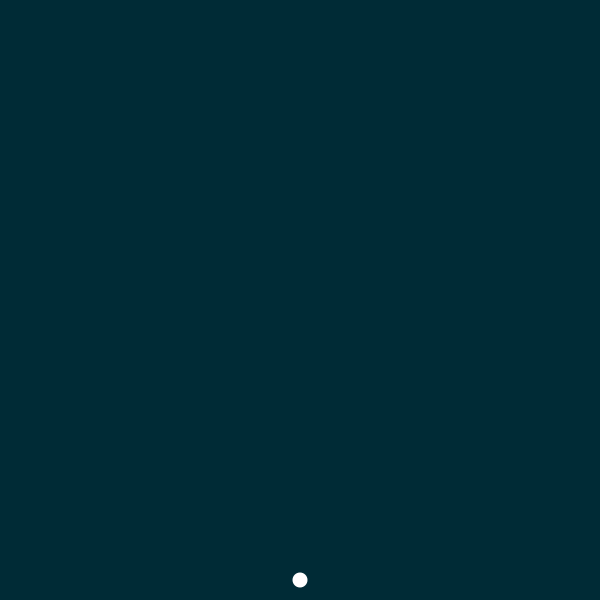
Frame 1 (no input)
Frame 60 (the mouse pressed at the canvas centre just before this capture): identical to frame 1, image omitted
Frame 120 (the mouse held since frame 60 and released just before this capture): identical to frame 1, image omitted

The Processing sketch that drew this single still picture (run headless with seeded random() and noise(); from frame 60 on, the mouse is pressed at the canvas centre):

// Processing sketch: gwtree
// ── gwtree.pde
int maxGen = 5;
int terminalNodes = 0;
int currIdTot = 0;
int currIdGen = 0;
int currGen = 0;
int outerLoop = 0;
int innerLoop = 0;
ArrayList<GalWat> tree;

void setup () {
  size(600, 600);
  tree = new ArrayList<GalWat> ();
  GenerateTree();
}

void draw () {
  background(0, 43, 54);
  for (GalWat node : tree) {
    node.DisplayNode(outerLoop);
    node.DisplayEdge(outerLoop, innerLoop);
  }
  innerLoop++;
  if (innerLoop == 60) {
    outerLoop++;
    if (outerLoop == currGen + 5) {
      ResetTree();
      outerLoop = 0;
    }
    innerLoop = 0;
  }
}

class GalWat {
  int idT, idG;
  int gen;
  int father;
  float x, y;
  boolean termina;
  int idTerm;

  GalWat (int genin, int idTin, int idGin, int fatherin) {
    gen = genin;
    idT = idTin;
    idG = idGin;
    father = fatherin;
  }

  void setTermina () {
    termina = true;
    idTerm = 0;
    for (int i = tree.size() - 1; i > 0; i--) {
      GalWat other = tree.get(i);
      if (other.father == idT) { termina = false; break; }
    }
  }

  void setTerminalId () {
    for (int i = idT+2; i < tree.size(); i++) {
      GalWat other = tree.get(i);
      if (termina & other.termina & (idT != other.idT)) {
        GalWat vnode = tree.get(i);
        GalWat vnode2 = tree.get(idT+1);
        int gen1 = gen;
        int gen2 = other.gen;
        while (gen1 != gen2) {
          if (gen1 < gen2) {
             vnode = tree.get(vnode.father + 1);
          } else {
             vnode2 = tree.get(vnode.father + 1);
          }
          gen1 = vnode2.gen;
          gen2 = vnode.gen;
        }
        if (vnode.idG < vnode2.idG) {idTerm++;} else {other.idTerm++;}
      }
    }
  }

  void setXY (int GG, int nT) {
    if (termina) {
      y = 20 + 560 * float(idTerm + 1) / float(nT + 1);
    } else {
      y = 0;
      int count = 0;
      for (int i = tree.size() - 1; i > 0; i--) {
        GalWat other = tree.get(i);
        if (idT == other.father) {
          y += other.y;
          count++;
        }
      }
      y *= 1/float(count);
    }
    x = 20 + 560 * float(gen + 1) / float(GG + 1);
  }

  void DisplayNode (int currIter) {
    if (gen <= currIter) {
      noStroke();
      fill(255);
      ellipse(x, y, 15, 15);
    }
  }

  void DisplayEdge (int currIter, int currFrame) {
    if ( gen <= currIter & gen > 0 ) {
      stroke(255);
      GalWat node = tree.get(father + 1);
      line(node.x, node.y, x, y);
    } else if (gen == currIter + 1) {
      float tt = float(currFrame) / 60;
      GalWat node = tree.get(father + 1);
      float dx = x * tt + node.x * (1 - tt);
      float dy = y * tt + node.y * (1 - tt);
      stroke(255);
      line(node.x, node.y, dx, dy);
    }
  }
}

void GenerateTree () {
  tree.add(new GalWat(currGen, currIdTot, currIdGen, -1));
  currIdTot = 1;
  for (int i = 0; i < maxGen; i++) {
    currIdGen = 0;
    int genTot = 0;
    for (int j = 1; j < tree.size(); j++) {
      GalWat node = tree.get(j);
      if (node.gen == currGen) {
        int desc = rpois(1.5);
        if (desc == 0) { terminalNodes++; }
        for (int k = 0; k < desc; k++) {
          tree.add(new GalWat(currGen + 1, currIdTot, currIdGen, node.idT));
          currIdTot++;
          currIdGen++;
          genTot++;
          if (i == maxGen - 1) {terminalNodes++;}
        }
      }
    }
    currGen++;
    if (genTot == 0) { break; }
  }

  for (GalWat node : tree) {
    node.setTermina();
  }

  for (GalWat node : tree) {
    node.setTerminalId();
  }

  for (GalWat node : tree) {
    if (node.termina) {
      node.setXY(currGen, terminalNodes);
    }
  }

  for (int ii = tree.size() - 1; ii >= 0; ii--) {
    GalWat node = tree.get(ii);
    node.setXY(currGen, terminalNodes);
  }
}

void ResetTree () {
  for (int i = tree.size() - 1; i > 0; i--) {
    tree.remove(i);
  }
  terminalNodes = 0;
  currIdTot = 0;
  currIdGen = 0;
  currGen = 0;
  GenerateTree();
}

int rpois(float lambda) {
  int n = 0;
  float fx = exp(-lambda);
  float u = random(1);
  float aux = exp(-lambda);
  while (u > fx) {
    aux *= lambda / float(n+1);
    fx += aux;
    n++;
  }
  return n;
}
